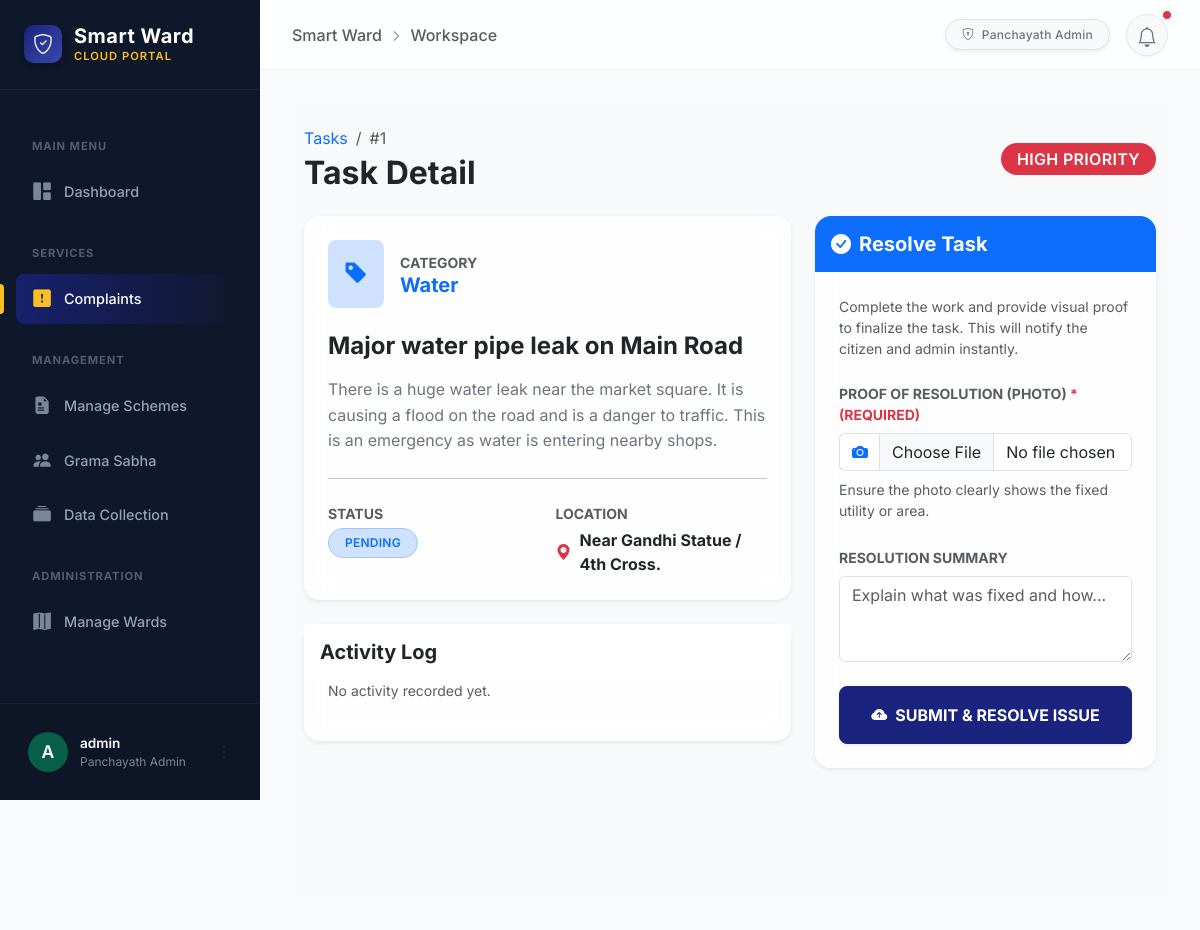
The app's page /complaints/1/task-detail/ (signed in) with its own data.
### accounts/models.py (models this page shows, shortened)
class User(AbstractUser):
    ROLE_CHOICES = (
        ('citizen', 'Citizen'),
        ('ward_member', 'Ward Member'),
        ('field_worker', 'Field Worker'),
        ('panchayath_admin', 'Panchayath Admin'),
    )
    role = models.CharField(max_length=20, choices=ROLE_CHOICES, default='citizen')
    phone_number = models.CharField(max_length=15, unique=True, null=True, blank=True)
    ward = models.ForeignKey(Ward, on_delete=models.SET_NULL, null=True, blank=True)
    address = models.TextField(blank=True, null=True)
    latitude = models.DecimalField(max_digits=9, decimal_places=6, null=True, blank=True)
    longitude = models.DecimalField(max_digits=9, decimal_places=6, null=True, blank=True)

### complaints/models.py (models this page shows, shortened)
class Complaint(models.Model):
    STATUS_CHOICES = (
        ('pending', 'Pending'),
        ('urgent_review', 'Urgent Review'),
        ('assigned', 'Assigned'),
        ('in_progress', 'In Progress'),
        ('resolved', 'Resolved'),
        ('rejected', 'Rejected'),
    )
    PRIORITY_CHOICES = (
        ('low', 'Low'),
        ('medium', 'Medium'),
        ('high', 'High'),
    )
    user = models.ForeignKey(settings.AUTH_USER_MODEL, on_delete=models.CASCADE, related_name='complaints')
    title = models.CharField(max_length=200)
    description = models.TextField()
    image = models.ImageField(upload_to='complaints/', null=True, blank=True)
    ward = models.ForeignKey(Ward, on_delete=models.CASCADE, related_name='complaints')
    latitude = models.DecimalField(max_digits=9, decimal_places=6, null=True, blank=True)
    longitude = models.DecimalField(max_digits=9, decimal_places=6, null=True, blank=True)
    address_extra = models.CharField(max_length=255, help_text="Landmarks or specific spot", blank=True)
    category = models.CharField(max_length=100, blank=True, null=True)
    priority = models.CharField(max_length=10, choices=PRIORITY_CHOICES, default='medium')
    is_duplicate = models.BooleanField(default=False)
    ai_analysis_reason = models.TextField(null=True, blank=True, help_text="Reason why AI prioritized or flagged this issue")
    status = models.CharField(max_length=20, choices=STATUS_CHOICES, default='pending')
    assigned_worker = models.ForeignKey(
        settings.AUTH_USER_MODEL,
        on_delete=models.SET_NULL,
        null=True, blank=True,
        related_name='assigned_tasks'
    )
    parent_complaint = models.ForeignKey(
        'self', on_delete=models.SET_NULL,
        null=True, blank=True,
        related_name='merged_duplicates',
        help_text="If this is a duplicate, link to the master complaint"
    )
    potential_duplicate_of = models.ForeignKey(
        'self', on_delete=models.SET_NULL,
        null=True, blank=True,
        related_name='potential_matches',
        help_text="AI-flagged candidate for merging"
    )
    resolution_image = models.ImageField(upload_to='resolutions/', null=True, blank=True)
    citizen_rating = models.PositiveSmallIntegerField(null=True, blank=True, help_text="1-5 stars")
    created_at = models.DateTimeField(auto_now_add=True)
    updated_at = models.DateTimeField(auto_now=True)

### complaints/views.py (the view)
# urls.py: path('<int:complaint_id>/task-detail/', views.worker_task_detail, name='worker_task_detail'),
@login_required
def worker_task_detail(request, complaint_id):
    complaint = get_object_or_404(Complaint, id=complaint_id)
    if request.user.role not in ('field_worker', 'panchayath_admin', 'ward_member') and not request.user.is_superuser:
        messages.error(request, 'Access denied.')
        return redirect('dashboard')
    form = TaskCompletionForm()
    context = {
        'complaint': complaint,
        'form': form,
        'history': complaint.status_history.all().order_by('-created_at')
    }
    return render(request, 'complaints/worker_task_detail.html', context)

### templates/complaints/worker_task_detail.html (shortened to what this page needs)
{% extends 'base.html' %}
{% load static %}
{% block content %}
<div class="container-fluid py-4 bg-light min-vh-100">
    <div class="d-flex justify-content-between align-items-center mb-4">
        <div>
            <nav aria-label="breadcrumb">
                <ol class="breadcrumb mb-1">
                    <li class="breadcrumb-item"><a href="{% url 'complaint_list' %}" class="text-decoration-none">Tasks</a></li>
                    <li class="breadcrumb-item active">#{{ complaint.id }}</li>
                </ol>
            </nav>
            <h2 class="fw-bold text-dark mb-0">Task Detail</h2>
        </div>
        <div class="text-end">
            <span class="badge {% if complaint.priority == 'high' %}bg-danger{% elif complaint.priority == 'medium' %}bg-warning{% else %}bg-info{% endif %} px-3 py-2 fs-6">
                {{ complaint.priority|upper }} PRIORITY
            </span>
        </div>
    </div>
    <div class="row g-4">
        <div class="col-lg-7">
            <div class="card border-0 shadow-sm mb-4" style="border-radius: 1rem;">
                <div class="card-body p-4">
                    <div class="d-flex align-items-center gap-3 mb-4">
                        <div class="bg-primary-subtle text-primary rounded-3 p-3">
                            <i class="bi bi-tag-fill fs-4"></i>
                        </div>
                        <div>
                            <div class="text-muted small fw-bold text-uppercase">Category</div>
                            <div class="fw-bold h5 mb-0 text-primary">{{ complaint.category }}</div>
                        </div>
                    </div>
                    <h4 class="fw-bold mb-3">{{ complaint.title }}</h4>
                    <p class="text-secondary" style="line-height: 1.6;">{{ complaint.description }}</p>
                    <hr class="my-4">
                    <div class="row g-3">
                        <div class="col-6">
                            <div class="text-muted small fw-bold text-uppercase mb-1">Status</div>
                            <div class="d-flex align-items-center gap-2">
                                <span class="badge bg-primary-subtle text-primary border border-primary-subtle px-3 py-2">
                                    {{ complaint.get_status_display|upper }}
                                </span>
                            </div>
                        </div>
                        <div class="col-6">
                            <div class="text-muted small fw-bold text-uppercase mb-1">Location</div>
                            <div class="d-flex align-items-center gap-2">
                                <i class="bi bi-geo-alt-fill text-danger"></i>
                                <span class="fw-bold text-dark">{{ complaint.address_extra|default:"No landmark" }}</span>
                            </div>
                        </div>
                    </div>
                </div>
            </div>
            <div class="card border-0 shadow-sm" style="border-radius: 1rem;">
                <div class="card-header bg-white py-3 border-0">
                    <h5 class="fw-bold mb-0 text-dark">Activity Log</h5>
                </div>
                <div class="card-body p-4 pt-0">
                    <div class="timeline-compact">
                        {% for entry in history %}
                        <div class="timeline-item border-start ps-4 pb-4 position-relative">
                            <div class="timeline-dot position-absolute bg-primary rounded-circle" style="width: 12px; height: 12px; left: -6px; top: 0;"></div>
                            <div class="small text-muted mb-1">{{ entry.created_at|date:"M d, H:i" }}</div>
                            <div class="fw-bold text-dark">Status: {{ entry.new_status|title }}</div>
                            <div class="text-secondary small mb-2">By {{ entry.actor.username|title }} ({{ entry.actor.get_role_display }})</div>
                            {% if entry.description %}
                            <div class="bg-light p-3 rounded-3 border small">
                                {{ entry.description }}
                            </div>
                            {% endif %}
                            {% if entry.proof_image %}
                            <div class="mt-2 rounded-3 overflow-hidden border" style="max-width: 150px;">
                                <img src="{{ entry.proof_image.url }}" class="img-fluid" alt="Proof Photo">
                            </div>
                            {% endif %}
                        </div>
                        {% empty %}
                        <p class="text-muted italic small">No activity recorded yet.</p>
                        {% endfor %}
                    </div>
                </div>
            </div>
        </div>
        <div class="col-lg-5">
            {% if complaint.status != 'resolved' %}
            <div class="card border-0 shadow-sm sticky-lg-top" style="border-radius: 1rem; top: 1.5rem;">
                <div class="card-header bg-primary py-3 border-0" style="border-radius: 1rem 1rem 0 0;">
                    <h5 class="fw-bold mb-0 text-white"><i class="bi bi-check-circle-fill me-2"></i>Resolve Task</h5>
                </div>
                <div class="card-body p-4">
                    <p class="text-muted small mb-4">Complete the work and provide visual proof to finalize the task. This will notify the citizen and admin instantly.</p>
                    <form action="{% url 'complete_task' complaint.id %}" method="POST" enctype="multipart/form-data">
                        <div class="mb-4">
                            <label class="form-label fw-bold small text-uppercase text-muted">Proof of Resolution (Photo) <span class="text-danger">* (Required)</span></label>
                            <div class="input-group">
                                <span class="input-group-text bg-white border-end-0"><i class="bi bi-camera-fill text-primary"></i></span>
                                {{ form.resolution_image }}
                            </div>
                            <div class="form-text mt-2 small">Ensure the photo clearly shows the fixed utility or area.</div>
                        </div>
                        <div class="mb-4">
                            <label class="form-label fw-bold small text-uppercase text-muted">{{ form.description.label }}</label>
                            {{ form.description }}
                        </div>
                        <div class="d-grid">
                            <button type="submit" class="btn btn-primary py-3 fw-bold shadow-sm rounded-3">
                                <i class="bi bi-cloud-arrow-up-fill me-2"></i>SUBMIT & RESOLVE ISSUE
                            </button>
                        </div>
                    </form>
                </div>
            </div>
            {% endif %}
        </div>
    </div>
</div>
{% endblock %}

### templates/base.html (shortened to what this page needs)
<!DOCTYPE html>
<html lang="en">
<head>
    <link href="https://cdn.jsdelivr.net/npm/bootstrap@5.3.2/dist/css/bootstrap.min.css" rel="stylesheet">
    <link rel="stylesheet" href="https://cdn.jsdelivr.net/npm/bootstrap-icons@1.11.1/font/bootstrap-icons.css">
</head>
<body>
    <aside class="sidebar-wrapper" id="sidebar">
        <a href="{% url 'dashboard' %}" class="sidebar-brand">
            <div class="sidebar-brand-icon">
                <i class="bi bi-shield-check"></i>
            </div>
            <div>
                <h5 class="mb-0 fw-bold" style="letter-spacing: 0.5px;">Smart Ward</h5>
                <div
                    style="font-size: 0.7rem; color: var(--brand-accent); font-weight: 600; letter-spacing: 1px; text-transform: uppercase;">
                    Cloud Portal</div>
            </div>
        </a>
        <div class="sidebar-nav">
            <div class="nav-category">Main Menu</div>
            <a href="{% url 'dashboard' %}"
                class="nav-item-link {% if request.resolver_match.url_name == 'dashboard' %}active{% endif %}">
                <i class="bi bi-grid-1x2-fill"></i>
                <span>Dashboard</span>
            </a>
            <div class="nav-category">Services</div>
            <a href="{% url 'complaint_list' %}"
                class="nav-item-link {% if 'complaint' in request.path and request.resolver_match.url_name != 'report_complaint' %}active{% endif %}">
                <i class="bi bi-exclamation-square-fill"></i>
                <span>Complaints</span>
            </a>
            {% if user.role == 'ward_member' or user.role == 'panchayath_admin' %}
            <div class="nav-category">Management</div>
            <a href="{% url 'create_scheme' %}" class="nav-item-link {% if request.resolver_match.url_name == 'create_scheme' %}active{% endif %}">
                <i class="bi bi-file-earmark-medical-fill"></i>
                <span>Manage Schemes</span>
            </a>
            <a href="{% url 'meeting_list' %}" class="nav-item-link {% if 'governance/' in request.path %}active{% endif %}">
                <i class="bi bi-people-fill"></i>
                <span>Grama Sabha</span>
            </a>
            <a href="{% url 'manage_surveys' %}" class="nav-item-link {% if 'surveys/' in request.path %}active{% endif %}">
                <i class="bi bi-collection-fill"></i>
                <span>Data Collection</span>
            </a>
            {% endif %}
            {% if user.role == 'panchayath_admin' or user.role == 'ward_member' %}
            <div class="nav-category">Administration</div>
            <a href="{% url 'manage_wards' %}"
                class="nav-item-link {% if request.resolver_match.url_name == 'manage_wards' %}active{% endif %}">
                <i class="bi bi-map-fill"></i>
                <span>Manage Wards</span>
            </a>
            {% endif %}
        </div>
        <div class="sidebar-user">
            <div class="dropdown">
                <a href="#" class="user-profile-box" data-bs-toggle="dropdown" aria-expanded="false">
                    <div class="user-avatar">
                        {{ user.username|make_list|first|upper }}
                    </div>
                    <div class="user-info">
                        <p class="user-name">{{ user.username }}</p>
                        <p class="user-role">{{ user.get_role_display }}</p>
                    </div>
                    <i class="bi bi-three-dots-vertical ms-auto text-muted"></i>
                </a>
            </div>
        </div>
    </aside>
    <main class="main-wrapper">
        <nav class="top-navbar">
            <div class="d-flex align-items-center gap-3">
                <div class="d-none d-sm-block text-muted fw-medium fs-6 breadcrumb-like">
                    Smart Ward <i class="bi bi-chevron-right mx-1" style="font-size: 0.75rem;"></i> Workspace
                </div>
            </div>
            <div class="d-flex align-items-center gap-3">
                <div class="d-none d-md-flex gap-2">
                    <span class="badge text-bg-light border px-3 py-2 text-secondary fw-medium shadow-sm">
                        <i class="bi bi-shield-lock me-1"></i> {{ user.get_role_display }}
                    </span>
                </div>
                <button class="btn btn-light position-relative rounded-circle p-2"
                    style="width: 42px; height: 42px; border: 1px solid #e2e8f0;">
                    <i class="bi bi-bell fs-5 text-secondary"></i>
                    <span
                        class="position-absolute top-0 start-100 translate-middle p-1 bg-danger border border-light rounded-circle">
                    </span>
                </button>
            </div>
        </nav>
        <div class="content-area">
            {% block content %}
            {% endblock %}
        </div>
    </main>
</body>
</html>

### records on screen
User: username|make_list "A", username "admin", role "Panchayath Admin"
Complaint: id "1", priority "HIGH", category "Water", title "Major water pipe leak on Main Road", description "There is a huge water leak near the market square. It is causing a flood on the road and is a danger to traffic. This is an emergency as water is entering nearby shops.", status "PENDING", address_extra "Near Gandhi Statue / 4th Cross."
